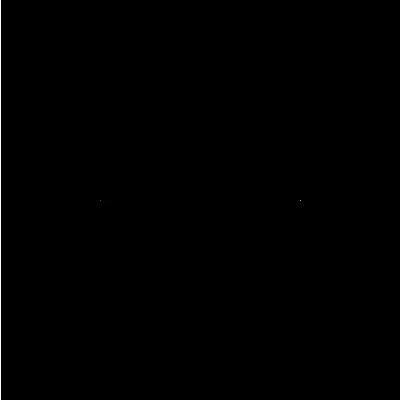
Frame 1 (no input)
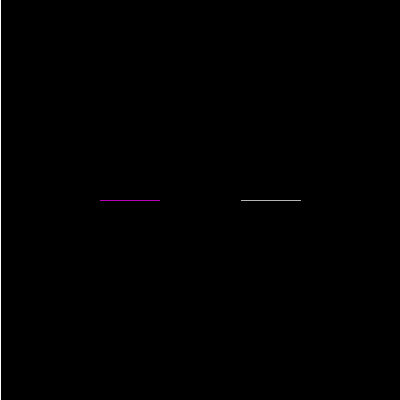
Frame 60 (the mouse pressed at the canvas centre just before this capture)
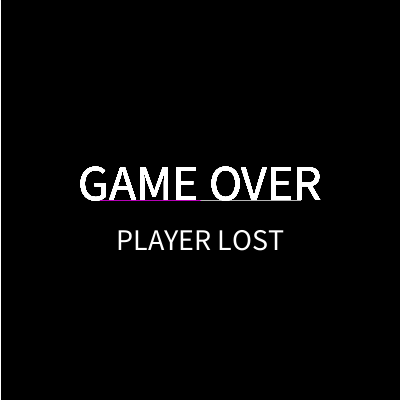
Frame 120 (the mouse held since frame 60 and released just before this capture)

The Processing sketch that drew these frames (run headless with seeded random() and noise(); from frame 60 on, the mouse is pressed at the canvas centre):

// Processing sketch: processing_77698
// ── processing_77698.pde

//Jenny H. CP1, Mods 14/15, Tron
int x = 300;
int y = 200;
int direction = LEFT;
int computerX = 100;
int computerY = 200;
int computerDirection = RIGHT;
boolean gameOver = false;
void setup ()
{
  size (400, 400);
  background (0);
  stroke (255);
  line (0, 0, 0, 400);
  line (0, 400, 400, 400);
  line (400, 400, 0, 400);
  line (0, 400, 0, 0);
  frameRate (80);
}
void draw ()
{
  if (gameOver == true)
  {
    textSize (50);
    textAlign (CENTER);
    text ("GAME OVER", 200, 200);
  }
  else
  {
    player();
    computer();
  }
}
void player ()
{
  stroke (255);
  point (x, y);
  if (direction == UP)
  {
    y--;
  }
  else if (direction == DOWN)
  {
    y++;
  }
  else if (direction == LEFT)
  {
    x--;
  }
  else if (direction == RIGHT)
  {
    x++;
  }
  if (get(x, y) != color (0))
  {
    gameOver = true;
    textSize (30);
    textAlign (CENTER);
    text ("PLAYER LOST", 200, 250);
  }
}
void computer ()
{
  stroke (255, 0, 255);
  point (computerX, computerY);
  if (computerDirection == RIGHT)
  {
    computerX++;
    if (get (computerX+1, computerY) != color (0))
    {
      computerDirection = DOWN;
    }
  }
  else if (computerDirection == DOWN)
  {
    computerY++;
    if (get(computerX, computerY+1)!= color (0))
    {
      computerDirection = LEFT;
    }
  }
  else if (computerDirection == LEFT)
  {
    computerX--;
    if (get (computerX-1, computerY) != color (0))
    {
      computerDirection = UP;
    }
  }
  else if (computerDirection == UP)
  {
    computerY--;
    if (get (computerX, computerY-1) != color (0))
    {
      computerDirection = RIGHT;
    }
  }
  if (get(computerX, computerY) != color (0))
  {
    gameOver = true;
    textSize (30);
    textAlign (CENTER);
    text ("COMPUTER LOST", 200, 250);
  }
}
void keyPressed ()
{
  if (keyCode == UP)
  {
    direction = UP;
  }
  else if (keyCode == DOWN)
  {
    direction = DOWN;
  }
  else if (keyCode == LEFT)
  {
    direction = LEFT;
  }
  else if (keyCode == RIGHT)
  {
    direction = RIGHT;
  }
}
